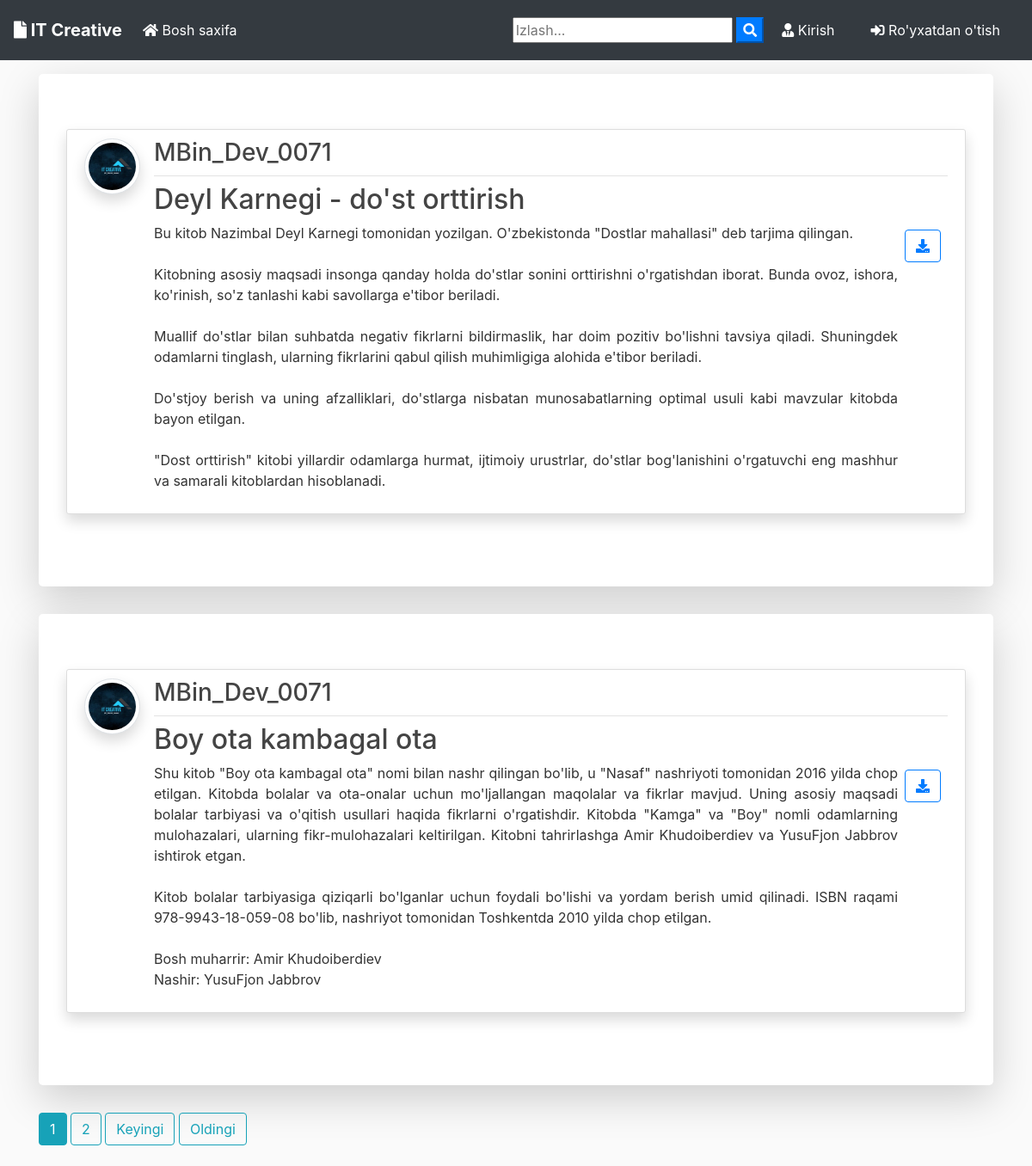
Before: / with the older database file.
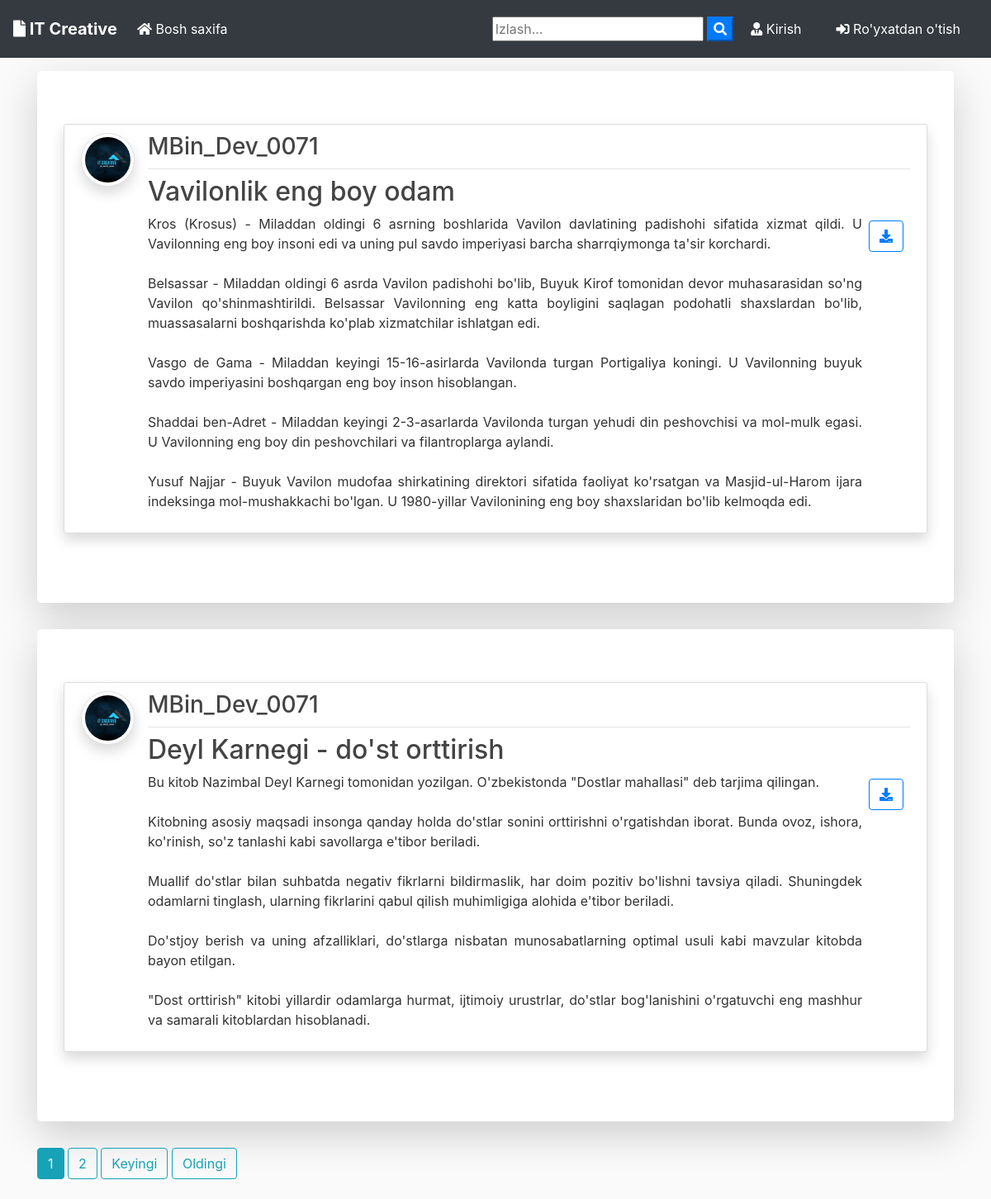
After: the same page with the newer database file.
### blog/models.py (models this page shows, shortened)
class Post(models.Model):
	title = models.CharField(max_length=100)
	file = models.FileField(null=True,blank=True,upload_to='File nomi')
	content = models.TextField()
	date_posted = models.DateTimeField(default=timezone.now)
	author = models.ForeignKey(User, on_delete=models.CASCADE)

### users/models.py (models this page shows, shortened)
class Profile(models.Model):
    user = models.OneToOneField(User, on_delete=models.CASCADE)
    image = models.ImageField(default='default.jpg', upload_to='profile_pics')

### blog/views.py (the view)
# urls.py: path('', PostListView.as_view(), name='blog-home'),
class PostListView(ListView):
    model = Post
    template_name = 'blog/home.html'  # <app>/<model>_<viewtype>.html
    context_object_name = 'posts'
    ordering = ['-date_posted']
    paginate_by = 2

### blog/templates/blog/home.html (shortened to what this page needs)
{% extends "blog/base.html" %}
{% block content %}
    {% for post in posts %}
      <div class="jumbotron mt-3 bg-white shadow-lg">
      <article class="media content-section shadow">
        <a href="{{ post.author.profile.image.url }} " target="_blank"> <img src="{{ post.author.profile.image.url }}  " alt="" class="article-img rounded-circle img-thumbnail img-fluid shadow">
        </a>
        <div class="media-body">
          <div class="article-metadata d-flex justify-content-between">
            <a class="mr-2 " href="{% url 'user-posts' post.author.username  %}"><h3>{{ post.author }}</h3></a>
          </div>
          <h2><a class="article-title text-justify " href="{% url 'post-detail' post.id %}">{{ post.title }}</a></h2>
          <div class="d-flex justify-content-between">
            <p class="article-content text-justify text-truncate overflow-hidden">{{ post.content }}</p>
            {% if post.file %}
          <div class="form-group mt-0 pt-0  m-2">
            <a class="btn btn-outline-primary  btn-d "  href="{{ post.file.url }}"  download type="submit"><i class="fas fa-download"></i></a>
          </div>
          {% endif %}
          </div>
        </div>
      </article>
      </div>
    {% endfor %}
    {% if is_paginated %}
      {% for num in page_obj.paginator.page_range %}
        {% if page_obj.number == num %}
          <a class="btn btn-info mb-4" href="?page={{ num }}">{{ num }}</a>
        {% elif num > page_obj.number|add:'-3' and num < page_obj.number|add:'3' %}
          <a class="btn btn-outline-info mb-4" href="?page={{ num }}">{{ num }}</a>
        {% endif %}
      {% endfor %}
      {% if page_obj.has_next %}
        <a class="btn btn-outline-info mb-4" href="?page={{ page_obj.next_page_number }}">Keyingi</a>
        <a class="btn btn-outline-info mb-4" href="?page={{ page_obj.paginator.num_pages }}">Oldingi</a>
      {% endif %}
    {% endif %}
{% endblock content %}

Changed rows visible on the page:
no longer on this page (row unchanged): Post: author.profile.image (picture), author "MBin_Dev_0071", title "Boy ota kambagal ota", content "Shu kitob \"Boy ota kambagal ota\" nomi bilan nashr qilingan bo'lib, u \"Nasaf\" nashriyoti tomonidan 2016 yilda chop etilgan. Kitobda bolalar va ota-onalar uchun mo'ljallangan maqolalar va fikrlar mavjud. Uning asosiy maqsadi bolalar tarbiyasi va o'qitish usullari haqida fikrlarni o'rgatishdir. Kitobda \"Kamga\" va \"Boy\" nomli odamlarning mulohazalari, ularning fikr-mulohazalari keltirilgan. Kitobni tahrirlashga Amir Khudoiberdiev va YusuFjon Jabbrov ishtirok etgan. Kitob bolalar tarbiyasiga qiziqarli bo'lganlar uchun foydali bo'lishi va yordam berish umid qilinadi. ISBN raqami 978-9943-18-059-08 bo'lib, nashriyot tomonidan Toshkentda 2010 yilda chop etilgan. Bosh muharrir: Amir Khudoiberdiev…"
added Post: author.profile.image (picture), author "MBin_Dev_0071", title "Vavilonlik eng boy odam", content "Kros (Krosus) - Miladdan oldingi 6 asrning boshlarida Vavilon davlatining padishohi sifatida xizmat qildi. U Vavilonning eng boy insoni edi va uning pul savdo imperiyasi barcha sharrqiymonga ta'sir korchardi. Belsassar - Miladdan oldingi 6 asrda Vavilon padishohi bo'lib, Buyuk Kirof tomonidan devor muhasarasidan so'ng Vavilon qo'shinmashtirildi. Belsassar Vavilonning eng katta boyligini saqlagan podohatli shaxslardan bo'lib, muassasalarni boshqarishda ko'plab xizmatchilar ishlatgan edi. Vasgo de Gama - Miladdan keyingi 15-16-asirlarda Vavilonda turgan Portigaliya koningi. U Vavilonning buyuk savdo imperiyasini boshqargan eng boy inson hisoblangan. Shaddai ben-Adret - Miladdan keyingi…"
